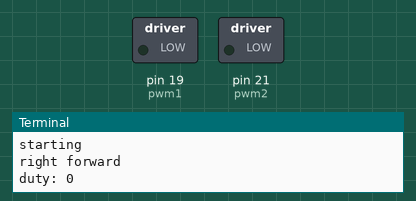
A program run on a simulated Raspberry Pi (header pin numbers). On the bench: switched loads named in the program (green lamp = pin HIGH), the last lines printed to the terminal.

Above: at 0.1 s.
At 8.1 s:
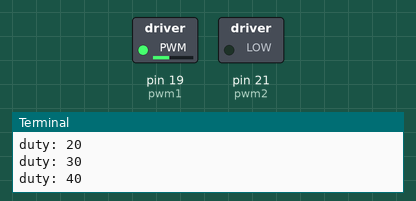
At 18.1 s:
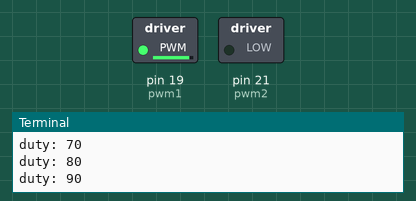
At 38.1 s:
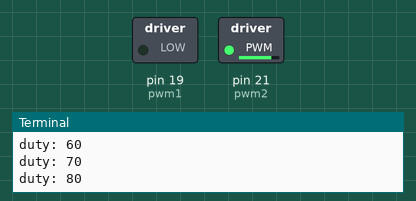
Timing chart, 0 to 39.6 s (numbered marks = the images above):
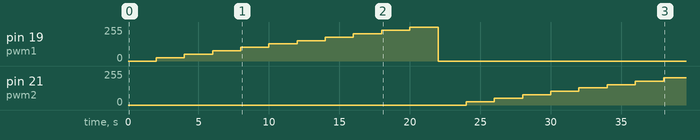

Measured:
- by itself, pin 19 (pwm1): rises from 0/255 to 255/255 in 18.0 s, then falls to 0/255 in 2.0 s
- by itself, pin 21 (pwm2): moves from 0/255 to 204/255 over 14.0 s

The program:

Motor2.py
```python
# Motor2.py
# Leds/Motor at pin 19/21

import RPi.GPIO as GPIO
import time

# LED/Motor pins
pin1 = 19
pin2 = 21

pwmFrequency = 50  # Hz

print "starting"

# Use physical pin numbers
GPIO.setmode(GPIO.BOARD)
GPIO.setwarnings(False)

# Right motor
GPIO.setup(pin1, GPIO.OUT)
pwm1 = GPIO.PWM(pin1, pwmFrequency)
pwm1.start(0)
GPIO.setup(pin2, GPIO.OUT)
pwm2 = GPIO.PWM(pin2, pwmFrequency)
pwm2.start(0)

print "right forward"
pwm2.ChangeDutyCycle(0)
for duty in range(0, 101, 10):
    print "duty:", duty
    pwm1.ChangeDutyCycle(duty)
    time.sleep(2)

print "backward"
pwm1.ChangeDutyCycle(0)
for duty in range(0, 101, 10):
    print "duty:", duty
    pwm2.ChangeDutyCycle(duty)
    time.sleep(2)
print "all done"
```
